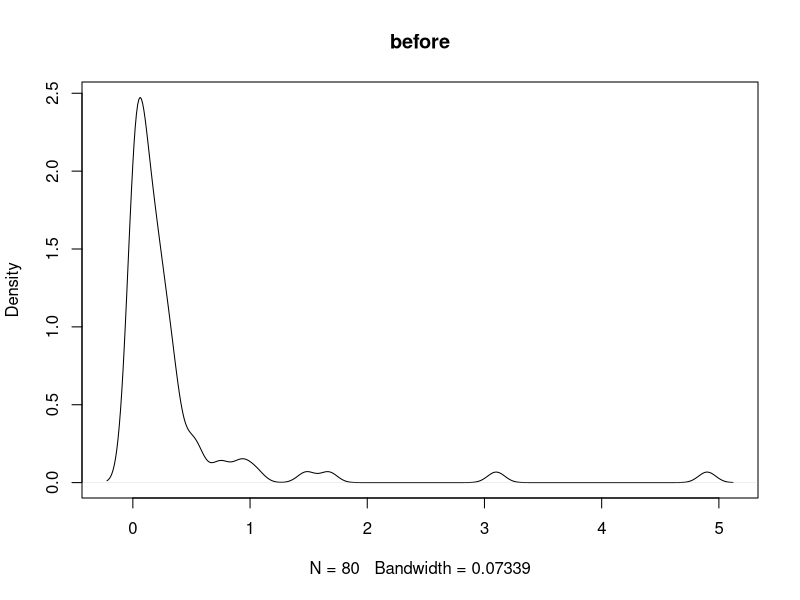
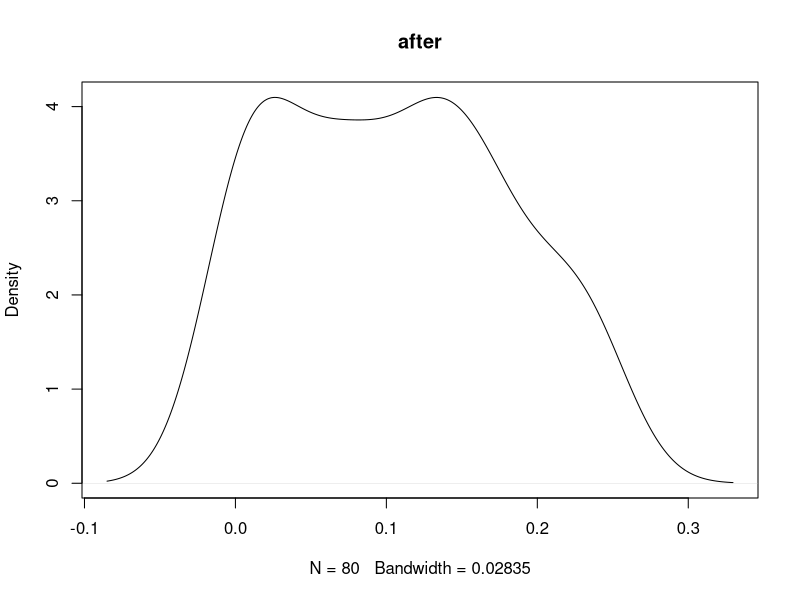

Write the R code that produced these figures, in order.
# r2py crawler metadata
# package: recipes
# source_type: rd_example
# topic: step_YeoJohnson.Rd
# source_file: C:\Users\bened\AppData\Local\R\win-library\4.5\recipes\help
# lines: 24

suppressPackageStartupMessages(library(recipes))
if (rlang::is_installed("modeldata")) (if (getRversion() >= "3.4") withAutoprint else force)({ # examplesIf
data(biomass, package = "modeldata")

biomass_tr <- biomass[biomass$dataset == "Training", ]
biomass_te <- biomass[biomass$dataset == "Testing", ]

rec <- recipe(
  HHV ~ carbon + hydrogen + oxygen + nitrogen + sulfur,
  data = biomass_tr
)

yj_transform <- step_YeoJohnson(rec, all_numeric())

yj_estimates <- prep(yj_transform, training = biomass_tr)

yj_te <- bake(yj_estimates, biomass_te)

plot(density(biomass_te$sulfur), main = "before")
plot(density(yj_te$sulfur), main = "after")

tidy(yj_transform, number = 1)
tidy(yj_estimates, number = 1)
}) # examplesIf
